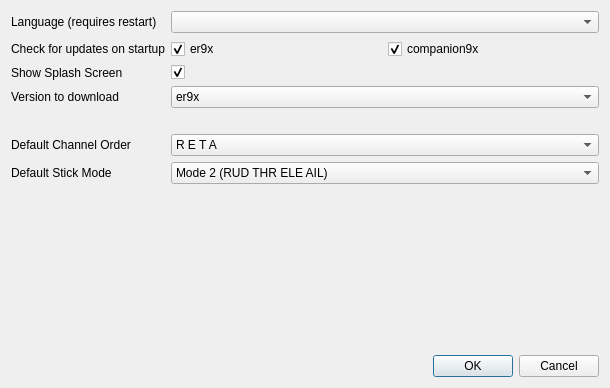
<?xml version="1.0" encoding="UTF-8"?>
<ui version="4.0">
 <class>preferencesDialog</class>
 <widget class="QDialog" name="preferencesDialog">
  <property name="geometry">
   <rect>
    <x>0</x>
    <y>0</y>
    <width>610</width>
    <height>388</height>
   </rect>
  </property>
  <property name="windowTitle">
   <string>Preferences</string>
  </property>
  <property name="windowIcon">
   <iconset resource="companion9x.qrc">
    <normaloff>:/images/preferences.png</normaloff>:/images/preferences.png</iconset>
  </property>
  <layout class="QGridLayout" name="gridLayout_2">
   <item row="0" column="0">
    <widget class="QLabel" name="label">
     <property name="text">
      <string>Language (requires restart)</string>
     </property>
    </widget>
   </item>
   <item row="0" column="1">
    <widget class="QComboBox" name="locale_QB"/>
   </item>
   <item row="1" column="0">
    <widget class="QLabel" name="label_2">
     <property name="text">
      <string>Check for updates on startup</string>
     </property>
    </widget>
   </item>
   <item row="1" column="1">
    <layout class="QGridLayout" name="gridLayout">
     <item row="0" column="0">
      <widget class="QCheckBox" name="startupCheck_er9x">
       <property name="text">
        <string>er9x</string>
       </property>
       <property name="checked">
        <bool>true</bool>
       </property>
      </widget>
     </item>
     <item row="0" column="1">
      <widget class="QCheckBox" name="startupCheck_companion9x">
       <property name="text">
        <string>companion9x</string>
       </property>
       <property name="checked">
        <bool>true</bool>
       </property>
      </widget>
     </item>
    </layout>
   </item>
   <item row="2" column="0">
    <widget class="QLabel" name="label_4">
     <property name="text">
      <string>Show Splash Screen</string>
     </property>
    </widget>
   </item>
   <item row="2" column="1">
    <widget class="QCheckBox" name="showSplash">
     <property name="text">
      <string/>
     </property>
     <property name="checked">
      <bool>true</bool>
     </property>
    </widget>
   </item>
   <item row="3" column="0">
    <widget class="QLabel" name="label_3">
     <property name="text">
      <string>Version to download</string>
     </property>
    </widget>
   </item>
   <item row="3" column="1">
    <widget class="QComboBox" name="downloadVerCB">
     <item>
      <property name="text">
       <string>er9x</string>
      </property>
     </item>
     <item>
      <property name="text">
       <string>er9x - JETI</string>
      </property>
     </item>
     <item>
      <property name="text">
       <string>er9x - FrSky</string>
      </property>
     </item>
     <item>
      <property name="text">
       <string>er9x - Ardupilot</string>
      </property>
     </item>
     <item>
      <property name="text">
       <string>gruvin9x</string>
      </property>
     </item>
    </widget>
   </item>
   <item row="4" column="1">
    <spacer name="horizontalSpacer">
     <property name="orientation">
      <enum>Qt::Horizontal</enum>
     </property>
     <property name="sizeHint" stdset="0">
      <size>
       <width>40</width>
       <height>20</height>
      </size>
     </property>
    </spacer>
   </item>
   <item row="5" column="0">
    <widget class="QLabel" name="label_13">
     <property name="text">
      <string>Default Channel Order</string>
     </property>
    </widget>
   </item>
   <item row="5" column="1">
    <widget class="QComboBox" name="channelorderCB">
     <property name="whatsThis">
      <string>Channel order

This is used by the templated to determine which channel goes to what number output.</string>
     </property>
     <property name="currentIndex">
      <number>0</number>
     </property>
     <item>
      <property name="text">
       <string notr="true">R E T A</string>
      </property>
     </item>
     <item>
      <property name="text">
       <string notr="true">R E A T</string>
      </property>
     </item>
     <item>
      <property name="text">
       <string notr="true">R T E A</string>
      </property>
     </item>
     <item>
      <property name="text">
       <string notr="true">R T A E</string>
      </property>
     </item>
     <item>
      <property name="text">
       <string notr="true">R A E T</string>
      </property>
     </item>
     <item>
      <property name="text">
       <string notr="true">R A T E</string>
      </property>
     </item>
     <item>
      <property name="text">
       <string notr="true">E R T A</string>
      </property>
     </item>
     <item>
      <property name="text">
       <string notr="true">E R A T</string>
      </property>
     </item>
     <item>
      <property name="text">
       <string notr="true">E T R A</string>
      </property>
     </item>
     <item>
      <property name="text">
       <string notr="true">E T A R</string>
      </property>
     </item>
     <item>
      <property name="text">
       <string notr="true">E A R T</string>
      </property>
     </item>
     <item>
      <property name="text">
       <string notr="true">E A T R</string>
      </property>
     </item>
     <item>
      <property name="text">
       <string notr="true">T R E A</string>
      </property>
     </item>
     <item>
      <property name="text">
       <string notr="true">T R A E</string>
      </property>
     </item>
     <item>
      <property name="text">
       <string notr="true">T E R A</string>
      </property>
     </item>
     <item>
      <property name="text">
       <string notr="true">T E A R</string>
      </property>
     </item>
     <item>
      <property name="text">
       <string notr="true">T A R E</string>
      </property>
     </item>
     <item>
      <property name="text">
       <string notr="true">T A E R</string>
      </property>
     </item>
     <item>
      <property name="text">
       <string notr="true">A R E T</string>
      </property>
     </item>
     <item>
      <property name="text">
       <string notr="true">A R T E</string>
      </property>
     </item>
     <item>
      <property name="text">
       <string notr="true">A E R T</string>
      </property>
     </item>
     <item>
      <property name="text">
       <string notr="true">A E T R</string>
      </property>
     </item>
     <item>
      <property name="text">
       <string notr="true">A T R E</string>
      </property>
     </item>
     <item>
      <property name="text">
       <string notr="true">A T E R</string>
      </property>
     </item>
    </widget>
   </item>
   <item row="6" column="0">
    <widget class="QLabel" name="label_14">
     <property name="text">
      <string>Default Stick Mode</string>
     </property>
    </widget>
   </item>
   <item row="6" column="1">
    <widget class="QComboBox" name="stickmodeCB">
     <property name="whatsThis">
      <string>Mode selection:

Mode 1:
  Left stick:  Elevator, Rudder
  Right stick:  Throttle, Aileron

Mode 2:
  Left stick:  Throttle, Rudder
  Right stick:  Elevator, Aileron

Mode 3:
  Left stick:  Elevator, Aileron
  Right stick:  Throttle, Rudder

Mode 4:
  Left stick:  Throttle, Aileron
  Right stick:  Elevator, Rudder

</string>
     </property>
     <property name="currentIndex">
      <number>1</number>
     </property>
     <item>
      <property name="text">
       <string>Mode 1 (RUD ELE THR AIL)</string>
      </property>
     </item>
     <item>
      <property name="text">
       <string>Mode 2 (RUD THR ELE AIL)</string>
      </property>
     </item>
     <item>
      <property name="text">
       <string>Mode 3 (AIL ELE THR RUD)</string>
      </property>
     </item>
     <item>
      <property name="text">
       <string>Mode 4 (AIL THR ELE RUD)</string>
      </property>
     </item>
    </widget>
   </item>
   <item row="7" column="1">
    <spacer name="verticalSpacer">
     <property name="orientation">
      <enum>Qt::Vertical</enum>
     </property>
     <property name="sizeHint" stdset="0">
      <size>
       <width>20</width>
       <height>40</height>
      </size>
     </property>
    </spacer>
   </item>
   <item row="8" column="1">
    <widget class="QDialogButtonBox" name="buttonBox">
     <property name="orientation">
      <enum>Qt::Horizontal</enum>
     </property>
     <property name="standardButtons">
      <set>QDialogButtonBox::Cancel|QDialogButtonBox::Ok</set>
     </property>
    </widget>
   </item>
  </layout>
 </widget>
 <resources>
  <include location="companion9x.qrc"/>
 </resources>
 <connections>
  <connection>
   <sender>buttonBox</sender>
   <signal>accepted()</signal>
   <receiver>preferencesDialog</receiver>
   <slot>accept()</slot>
   <hints>
    <hint type="sourcelabel">
     <x>370</x>
     <y>49</y>
    </hint>
    <hint type="destinationlabel">
     <x>157</x>
     <y>274</y>
    </hint>
   </hints>
  </connection>
  <connection>
   <sender>buttonBox</sender>
   <signal>rejected()</signal>
   <receiver>preferencesDialog</receiver>
   <slot>reject()</slot>
   <hints>
    <hint type="sourcelabel">
     <x>390</x>
     <y>55</y>
    </hint>
    <hint type="destinationlabel">
     <x>286</x>
     <y>274</y>
    </hint>
   </hints>
  </connection>
 </connections>
</ui>
